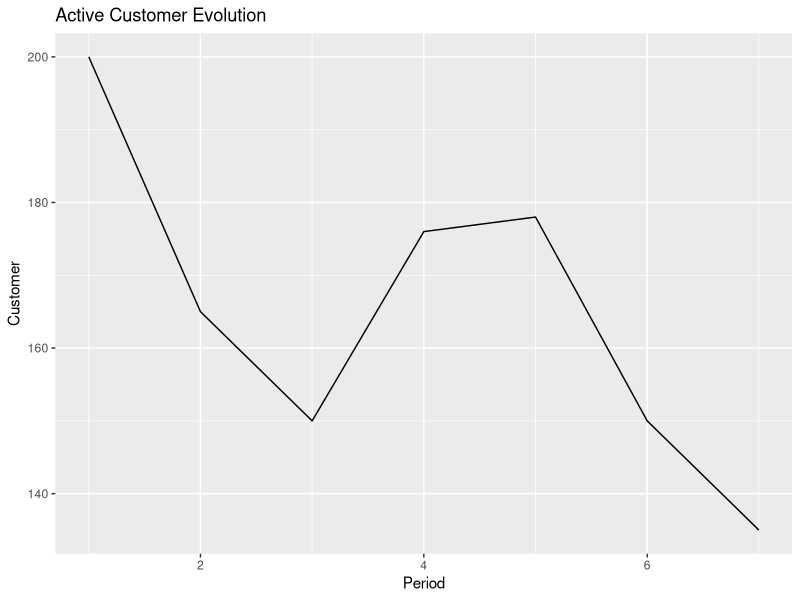
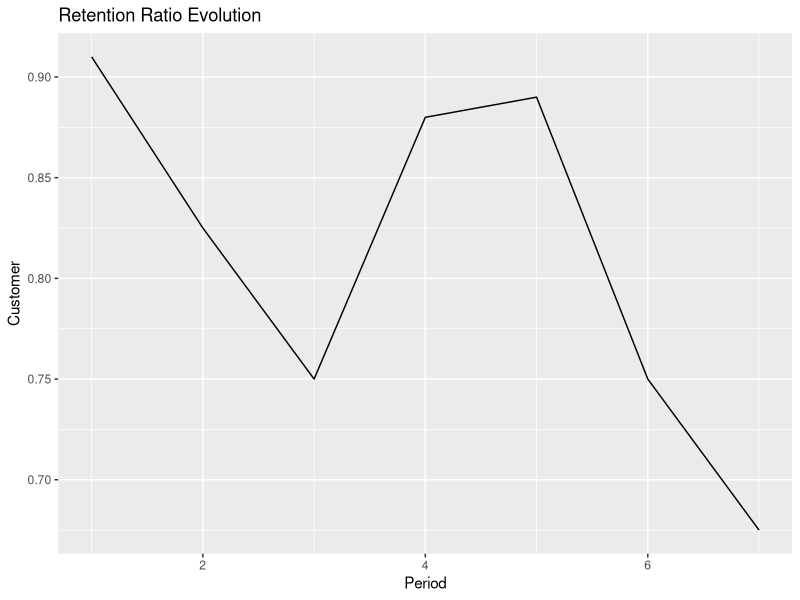
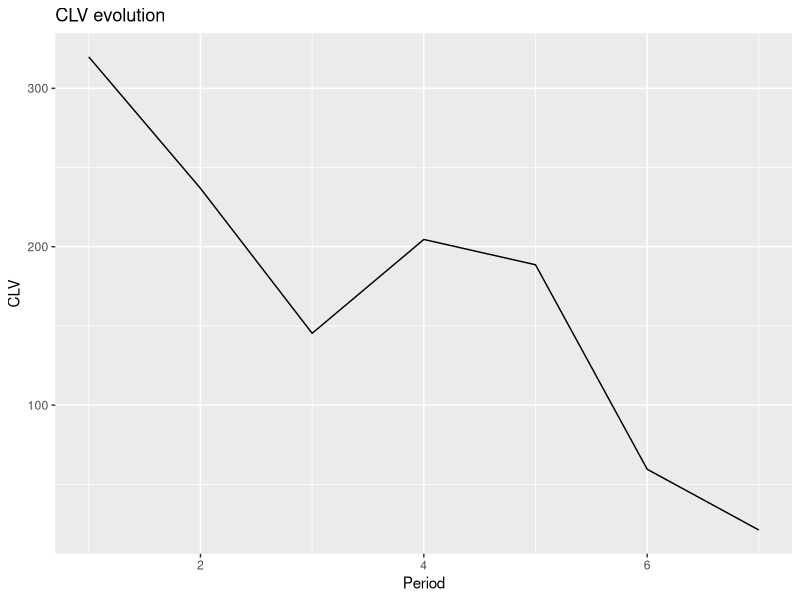
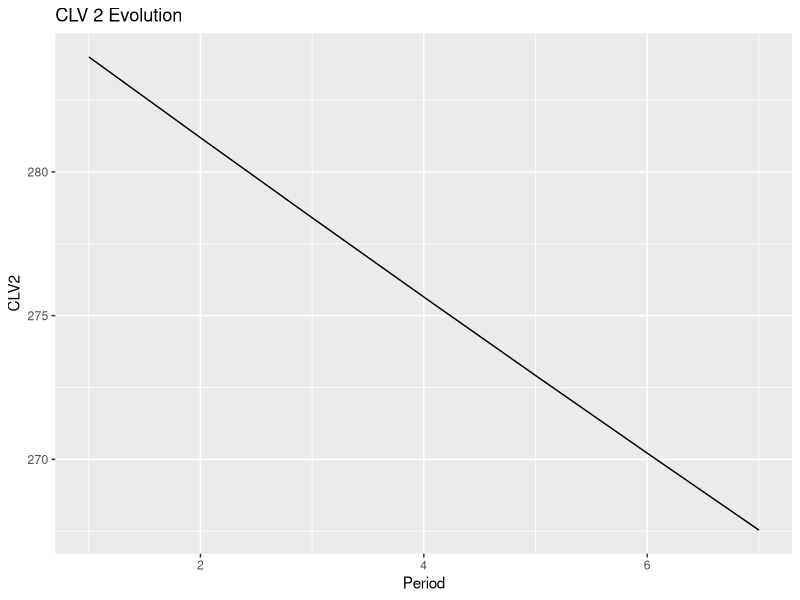

The R script that drew these images, in order:
library("readxl") # used for report compilation and table display 
library("ggplot2") # confusion matrix
library("dplyr") # confusion matrix

# 获取当前已加载文件的目录
file_dir <- dirname(parent.frame(2)$ofile)
print(file_dir)
# 将工作目录设置为当前已加载文件的目录
setwd(file_dir)

CLV.df <- read_excel("Data_CLV.xlsx", sheet = "Ex2") 
CLV.df

summary(CLV.df)

ggplot(CLV.df, aes(x = t, y = active)) +
  geom_line() + ylab("Customer") +
  xlab("Period") + ggtitle("Active Customer Evolution")

ggplot(CLV.df, aes(x = t, y = r)) + geom_line() + ylab("Customer") + xlab("Period") +
  ggtitle("Retention Ratio Evolution")

CLV.df$CLV <- (CLV.df$p-CLV.df$c)*CLV.df$r^CLV.df$t/(1+CLV.df$i)^CLV.df$t 
CLV.df

ggplot(CLV.df, aes(x = t, y = CLV)) + geom_line() + ggtitle("CLV evolution") + ylab("CLV") + xlab("Period")

CLV <- apply(CLV.df, 2, sum) 
CLV[7]

CLV.df$CLV2 <- (CLV.df$p - CLV.df$c) * 0.8 / (1 + CLV.df$i)^(CLV.df$t - 1)

ggplot(CLV.df, aes(x = t, y = CLV2)) + geom_line() + ylab("CLV2") + xlab("Period") + labs(title = "CLV 2 Evolution")

CLV <- apply(CLV.df, 2, sum) 
CLV[7]
CLV[8]

head(mtcars) 

str(mtcars)

filter(mtcars, gear == 4) # 过滤器可与所有标准逻辑运算符一起使用
filter(mtcars, gear == 3 | gear == 4) # 即 >、<、=>、<=、!=、==
filter(mtcars, mpg > 21)

arrange(mtcars, gear)
arrange(mtcars, gear, mpg)
arrange(mtcars, desc(mpg)) # desc 以降序排序

select(mtcars, gear, mpg, hp)
select(mtcars, -drat) # - 符号表示删除变量/列

slice(mtcars, 1:3)

sample_n(mtcars, 5) # 选择的行数
sample_frac(mtcars, .1) # 选择的行数占总行数的比例

mutate(mtcars, wt_mpg = wt * mpg)
mutate(mtcars, mpg_mean = mean(mpg), mpg_diff_mean = mpg - mpg_mean)
mutate(mtcars, mpg_mean_diff = mpg - mean(mpg))

summarise(mtcars, sd(disp))
summarise(mtcars, median(mpg), mean(mpg), max(mpg), min(mpg))

group_by(mtcars, cyl)

mtcars %>% # take dataframe, then
  group_by(gear) %>% # group it by gear, then
  summarise(mean(mpg)) # summarise the mean mpg for each level of gear

mtcars %>%
  filter(mpg > 21) %>% select(gear, mpg, hp) %>% arrange(gear)

mtcars_mpg <- mtcars %>% filter(mpg > 21) %>% select(gear, mpg, hp) %>% arrange(gear)
mtcars_mpg

# Excercise
redwine <- read.csv("Data_redwine.csv", header=TRUE) 
head(redwine)

wines_fixed_acidity_8_or_greater <- redwine %>%
  filter(fixed.acidity >= 8)

wines_fixed_acidity_8_or_greater

# 使用filter函数筛选品质为7的葡萄酒
redwine_quality_7 <- redwine %>% 
  filter(quality == 7)

# 显示新数据框的前几行
head(redwine_quality_7)

# 使用select函数选择指定的两列，然后使用arrange函数按照pH的升序排序
redwine_selected_and_sorted <- redwine %>% 
  select(pH, quality) %>%
  arrange(pH)

# 显示新数据框的前几行
head(redwine_selected_and_sorted)

# 使用select函数选择指定的两列，然后使用arrange函数按照品质的降序排序
redwine_selected_and_sorted <- redwine %>% 
  select(pH, quality) %>%
  arrange(desc(quality))

# 显示新数据框的前几行
head(redwine_selected_and_sorted)

# 使用filter函数筛选没有柠檬酸的葡萄酒，然后使用arrange函数按照品质的降序排序
redwine_no_citric_acid <- redwine %>% 
  filter(citric.acid == 0) %>%
  arrange(desc(quality))

# 显示新数据框的前几行
head(redwine_no_citric_acid)

# 使用summary函数对红葡萄酒数据集进行总结
redwine_summary <- summary(redwine)

# 显示总结结果
redwine_summary
